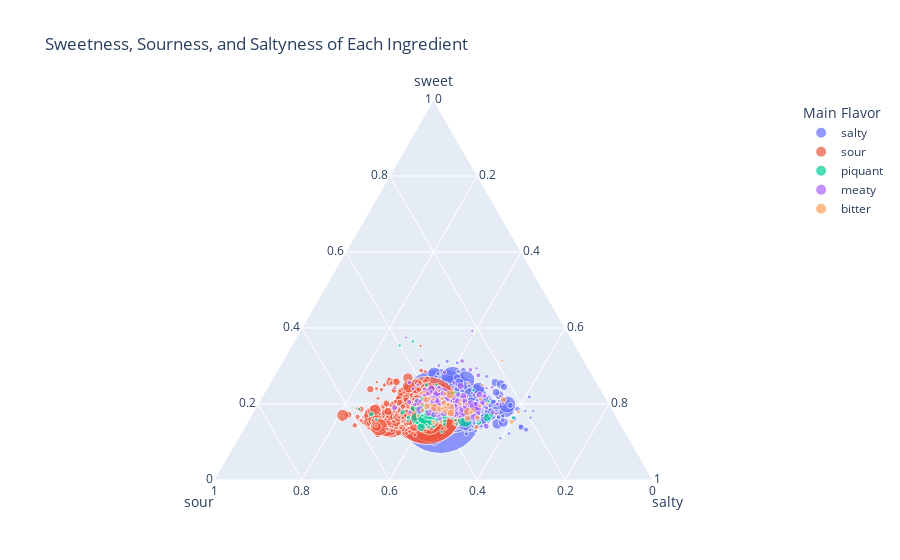

This figure's notebook cell:
### Code cell
fig15 = px.scatter_ternary(ingredient_df, a="sweet", b="sour", c="salty",
    color= 'Main Flavor', size="Frequency", size_max=60, hover_name='Ingredients', title = "Sweetness, Sourness, and Saltyness of Each Ingredient")
fig15.show()

### Figure 1 — Plotly figure (JSON) as saved in the notebook; plotly's stock layout.template omitted (floating-point values rounded to 4 significant figures; data arrays with more than 128 entries replaced by an {"elided": "..."} marker saying what was removed)
{"data": [{"a": {"elided": "507 float values"}, "b": {"elided": "507 float values"}, "c": {"elided": "507 float values"}, "hovertemplate": "<b>%{hovertext}</b><br><br>Main Flavor=salty<br>sweet=%{a}<br>sour=%{b}<br>salty=%{c}<br>Frequency=%{marker.size}<extra></extra>", "hovertext": {"elided": "507 str values"}, "legendgroup": "salty", "marker": {"color": "#636efa", "size": {"elided": "507 int values"}, "sizemode": "area", "sizeref": 1.745, "symbol": "circle"}, "mode": "markers", "name": "salty", "showlegend": true, "subplot": "ternary", "type": "scatterternary"}, {"a": {"elided": "489 float values"}, "b": {"elided": "489 float values"}, "c": {"elided": "489 float values"}, "hovertemplate": "<b>%{hovertext}</b><br><br>Main Flavor=sour<br>sweet=%{a}<br>sour=%{b}<br>salty=%{c}<br>Frequency=%{marker.size}<extra></extra>", "hovertext": {"elided": "489 str values"}, "legendgroup": "sour", "marker": {"color": "#EF553B", "size": {"elided": "489 int values"}, "sizemode": "area", "sizeref": 1.745, "symbol": "circle"}, "mode": "markers", "name": "sour", "showlegend": true, "subplot": "ternary", "type": "scatterternary"}, {"a": [0.2173, 0.2217, 0.1864, 0.1774, 0.22, 0.1944, 0.2619, 0.2113, 0.1693, 0.2115, 0.1667, 0.1667, 0.2348, 0.1548, 0.1955, 0.2287, 0.1667, 0.2111, 0.2278, 0.1993, 0.2222, 0.224, 0.2009, 0.2407, 0.1869, 0.1795, 0.2569, 0.2, 0.2083, 0.1515, 0.2273, 0.2262, 0.2206, 0.1667, 0.1857, 0.1771, 0.1667, 0.2153, 0.2099, 0.2593, 0.1667, 0.197, 0.2244, 0.1667, 0.2593, 0.1833, 0.3833, 0.4697, 0.1889, 0.1923, 0.2068, 0.2556, 0.2187, 0.2396, 0.2285, 0.1806, 0.2083, 0.2105, 0.2292, 0.2, 0.1984, 0.1667, 0.2333, 0.1771, 0.2, 0.1771, 0.3, 0.1786, 0.2639], "b": [0.4803, 0.5566, 0.5268, 0.5394, 0.5429, 0.5972, 0.5397, 0.5043, 0.5608, 0.5705, 0.5119, 0.5139, 0.4508, 0.4881, 0.4936, 0.5482, 0.4333, 0.3889, 0.55, 0.4683, 0.5256, 0.3941, 0.4316, 0.5093, 0.3939, 0.4188, 0.5069, 0.3556, 0.5, 0.5, 0.4318, 0.4226, 0.5098, 0.3485, 0.3619, 0.3854, 0.4556, 0.5, 0.4656, 0.4815, 0.5152, 0.2424, 0.4679, 0.4833, 0.5648, 0.4333, 0.4333, 0.4697, 0.2778, 0.4744, 0.4581, 0.4, 0.4688, 0.5312, 0.4113, 0.375, 0.6389, 0.5439, 0.5208, 0.64, 0.4683, 0.5758, 0.5333, 0.3021, 0.2889, 0.4479, 0.4333, 0.2917, 0.3472], "c": [0.4828, 0.5162, 0.4379, 0.4749, 0.5141, 0.5556, 0.4444, 0.4777, 0.4921, 0.4038, 0.4286, 0.3889, 0.5606, 0.4643, 0.5481, 0.5606, 0.3833, 0.6444, 0.5444, 0.4547, 0.4658, 0.4969, 0.4701, 0.4907, 0.6465, 0.4744, 0.4444, 0.6667, 0.3981, 0.5455, 0.4318, 0.619, 0.4657, 0.3485, 0.3952, 0.3854, 0.5111, 0.5139, 0.5127, 0.6389, 0.2121, 0.3939, 0.4615, 0.3667, 0.537, 0.55, 0.2667, 0.3485, 0.2889, 0.4487, 0.6453, 0.3667, 0.625, 0.5, 0.7527, 0.6111, 0.6389, 0.5702, 0.625, 0.3133, 0.3889, 0.303, 0.6556, 0.4583, 0.7333, 0.5729, 0.6, 0.5655, 0.6667], "hovertemplate": "<b>%{hovertext}</b><br><br>Main Flavor=piquant<br>sweet=%{a}<br>sour=%{b}<br>salty=%{c}<br>Frequency=%{marker.size}<extra></extra>", "hovertext": ["cayenne pepper", "jalapeno chilies", "chorizo sausage", "chorizo", "chili powder", "tequila", "chile powder", "cayenne", "spanish chorizo", "pinto beans", "bomba rice", "cured chorizo", "thai chile", "extra large shrimp", "chili pepper", "hot sauce", "piquillo peppers", "hot Italian sausage", "chile pepper", "red chili peppers", "frozen corn", "worcestershire sauce", "Tabasco Pepper Sauce", "poblano peppers", "salsa verde", "chiles", "serrano peppers", "chipotles in adobo", "serrano chiles", "Mexican oregano", "dried red chile peppers", "diced green chilies", "prepared horseradish", "kidney", "non-fat sour cream", "light sour cream", "old bay seasoning", "horseradish", "corn tortillas", "queso fresco", "lean minced beef", "beef base", "naan", "green cardamom pods", "chipotle chile", "pico de gallo", "mango chutney", "chutney", "low-fat plain yogurt", "rum", "salsa", "tomatillos", "cotija", "serrano chilies", "enchilada sauce", "shredded pepper jack cheese", "roasted cashews", "kaffir lime leaves", "galangal", "curry leaves", "black mustard seeds", "fenugreek seeds", "chunky salsa", "chinese black vinegar", "taco sauce", "Mexican cheese blend", "lemon grass", "szechwan peppercorns", "bird chile"], "legendgroup": "piquant", "marker": {"color": "#00cc96", "size": [474, 318, 118, 93, 497, 12, 21, 194, 63, 26, 14, 12, 44, 14, 52, 121, 10, 15, 30, 184, 39, 584, 39, 18, 33, 39, 24, 15, 36, 11, 22, 28, 34, 11, 35, 16, 15, 24, 131, 18, 11, 11, 26, 20, 18, 10, 10, 11, 15, 13, 187, 15, 16, 16, 62, 12, 12, 19, 16, 25, 21, 11, 15, 16, 15, 16, 10, 28, 12], "sizemode": "area", "sizeref": 1.745, "symbol": "circle"}, "mode": "markers", "name": "piquant", "showlegend": true, "subplot": "ternary", "type": "scatterternary"}, {"a": [0.2028, 0.1667, 0.2197, 0.1667, 0.2147, 0.1917, 0.2161, 0.2, 0.1892, 0.2265, 0.1729, 0.1613, 0.1786, 0.1667, 0.1866, 0.2407, 0.2407, 0.2054, 0.2273, 0.1746, 0.1912, 0.1719, 0.1797, 0.1852, 0.2051, 0.2111, 0.1866, 0.1884, 0.2059, 0.2407, 0.1638, 0.1562, 0.1667, 0.2778, 0.2206, 0.2708, 0.1786, 0.1818, 0.1613, 0.1944, 0.2576, 0.1884, 0.2157, 0.2029, 0.1607, 0.1508, 0.2419, 0.1789, 0.3235, 0.1667, 0.1738, 0.1915, 0.1696, 0.3043, 0.1704, 0.1842, 0.2121, 0.1731, 0.1667, 0.1771, 0.1538, 0.1569, 0.2444, 0.2319, 0.2037, 0.1722, 0.1667, 0.2083, 0.1687, 0.1591, 0.1944, 0.2149, 0.1812, 0.1812, 0.2042, 0.1833, 0.246, 0.1905, 0.1759, 0.1806, 0.1667, 0.1667, 0.2857, 0.3205, 0.1833, 0.1771, 0.1894, 0.2444, 0.175, 0.2083, 0.1736, 0.1863, 0.1795, 0.1528, 0.2165, 0.35, 0.1667, 0.2692, 0.1739, 0.2469, 0.1736, 0.2, 0.1778, 0.2821, 0.2197, 0.1944, 0.3333, 0.2083, 0.2083, 0.2333, 0.1533, 0.141, 0.25], "b": [0.3973, 0.3043, 0.4583, 0.3633, 0.4039, 0.4556, 0.3672, 0.3556, 0.3411, 0.453, 0.391, 0.4194, 0.3048, 0.3549, 0.3166, 0.466, 0.4506, 0.4922, 0.4394, 0.3073, 0.3407, 0.3594, 0.3385, 0.3094, 0.4295, 0.2667, 0.3696, 0.4348, 0.3431, 0.3858, 0.3249, 0.4062, 0.3333, 0.2619, 0.4236, 0.3958, 0.2738, 0.3939, 0.2957, 0.4444, 0.303, 0.3333, 0.3627, 0.4275, 0.2321, 0.2302, 0.3871, 0.2602, 0.4118, 0.3636, 0.3014, 0.4043, 0.369, 0.5507, 0.2749, 0.4123, 0.2273, 0.2692, 0.4048, 0.2083, 0.3397, 0.2451, 0.45, 0.4529, 0.3056, 0.3389, 0.2051, 0.3125, 0.2825, 0.4015, 0.246, 0.4035, 0.2609, 0.3333, 0.3375, 0.35, 0.2302, 0.3571, 0.3704, 0.1944, 0.303, 0.1979, 0.254, 0.359, 0.25, 0.3646, 0.3409, 0.3444, 0.2167, 0.375, 0.2639, 0.3824, 0.2949, 0.2361, 0.4003, 0.35, 0.3509, 0.2692, 0.221, 0.4198, 0.3056, 0.2933, 0.3556, 0.3718, 0.4318, 0.3148, 0.1833, 0.375, 0.4444, 0.4, 0.2867, 0.1795, 0.2167], "c": [0.3947, 0.2754, 0.5739, 0.3817, 0.4185, 0.3917, 0.3464, 0.2778, 0.4449, 0.5043, 0.3947, 0.2688, 0.3619, 0.429, 0.3484, 0.4969, 0.4444, 0.4651, 0.2727, 0.4695, 0.451, 0.4635, 0.4779, 0.3301, 0.4904, 0.4778, 0.4022, 0.471, 0.2549, 0.3765, 0.3475, 0.3125, 0.3824, 0.4683, 0.4185, 0.5833, 0.5595, 0.5, 0.3495, 0.4306, 0.2576, 0.4275, 0.3529, 0.4058, 0.3393, 0.246, 0.4355, 0.3699, 0.5294, 0.6465, 0.3475, 0.3369, 0.4167, 0.7464, 0.4453, 0.3333, 0.4394, 0.5321, 0.4286, 0.2396, 0.2564, 0.3529, 0.5333, 0.4203, 0.5648, 0.5556, 0.3846, 0.3333, 0.372, 0.4318, 0.4286, 0.4254, 0.4638, 0.413, 0.4458, 0.3, 0.373, 0.3929, 0.4167, 0.4444, 0.4697, 0.4583, 0.373, 0.3846, 0.3167, 0.3125, 0.4394, 0.6111, 0.4, 0.375, 0.4306, 0.3529, 0.2436, 0.4861, 0.4313, 0.2333, 0.3772, 0.5641, 0.308, 0.3765, 0.5069, 0.3933, 0.4, 0.6026, 0.4621, 0.3981, 0.3333, 0.425, 0.5972, 0.4333, 0.3933, 0.3846, 0.3833], "hovertemplate": "<b>%{hovertext}</b><br><br>Main Flavor=meaty<br>sweet=%{a}<br>sour=%{b}<br>salty=%{c}<br>Frequency=%{marker.size}<extra></extra>", "hovertext": ["chicken thighs", "dried porcini mushrooms", "pork shoulder", "fresh thyme leaves", "boneless skinless chicken thighs", "chicken pieces", "chicken drumsticks", "chicken parts", "unsalted butter", "chopped fresh chives", "fresh rosemary", "bone-in skin-on chicken thighs", "chicken legs", "lard", "red wine", "salmon fillets", "crushed garlic", "pork loin", "instant couscous", "heavy cream", "chuck roast", "chicken thigh fillets", "cream", "dry red wine", "boneless chicken thighs", "beef short ribs", "peppercorns", "chicken cutlets", "lamb shanks", "seasoning salt", "leg of lamb", "rosemary leaves", "halibut fillets", "rib", "ground cloves", "chicken wings", "white sandwich bread", "baby arugula", "turkey", "roasted garlic", "blanched almonds", "fettucine", "marsala wine", "double cream", "bone in chicken thighs", "cognac", "boneless pork loin roast", "brandy", "pork spareribs", "pork butt", "round steaks", "fresh tarragon", "chuck", "rib eye steaks", "egg yolks", "anchovy fillets", "vegetable shortening", "grated Gruyère cheese", "cutlet", "Burgundy wine", "tarragon", "frozen puff pastry sheets", "skirt steak", "steak", "almond flour", "ice water", "beef tenderloin steaks", "boneless chuck roast", "puff pastry", "rosemary sprigs", "beef tenderloin", "boneless pork shoulder", "heavy whipping cream", "unbleached all-purpose flour", "shortening", "white flour", "boneless beef chuck roast", "poppy seeds", "dried mixed herbs", "port wine", "pastry", "filet mignon", "bourbon whiskey", "apricots", "unbleached flour", "chestnut mushrooms", "sage leaves", "pork belly", "egg noodles, cooked and drained", "sirloin", "veal", "lamb loin chops", "whole cloves", "mace", "ground cardamom", "dates", "lemon rind", "saltines", "rump roast", "pork roast", "ground round", "minced pork", "dried pasta", "spareribs", "pesto", "pork cutlets", "preserves", "dill weed", "pork steaks", "dried minced onion", "veal cutlets", "liver pate", "gingersnap cookies"], "legendgroup": "meaty", "marker": {"color": "#ab63fa", "size": [258, 23, 88, 100, 229, 60, 64, 15, 517, 39, 133, 31, 70, 54, 309, 108, 27, 43, 11, 377, 68, 32, 128, 153, 52, 15, 92, 23, 17, 54, 59, 16, 17, 21, 133, 16, 14, 11, 31, 12, 11, 23, 17, 23, 28, 42, 31, 41, 17, 33, 47, 47, 56, 23, 134, 19, 11, 26, 21, 16, 26, 34, 30, 46, 18, 30, 13, 16, 82, 22, 42, 38, 23, 23, 40, 10, 21, 14, 18, 12, 11, 16, 21, 13, 10, 16, 22, 30, 20, 12, 24, 17, 13, 12, 97, 10, 19, 13, 46, 27, 24, 25, 15, 13, 22, 18, 10, 20, 12, 10, 25, 13, 10], "sizemode": "area", "sizeref": 1.745, "symbol": "circle"}, "mode": "markers", "name": "meaty", "showlegend": true, "subplot": "ternary", "type": "scatterternary"}, {"a": [0.2639, 0.1667, 0.1765, 0.2037, 0.2271, 0.2179, 0.2034, 0.2231, 0.2481, 0.3167, 0.2051, 0.2576, 0.1869, 0.1667, 0.1923, 0.2333, 0.25, 0.1961, 0.2111, 0.1964, 0.1932, 0.1667, 0.2647, 0.2111, 0.303, 0.3167, 0.2381, 0.2556, 0.2424, 0.2143, 0.2315, 0.45, 0.2458, 0.2833, 0.2556, 0.3449, 0.2187, 0.2222, 0.25, 0.2121, 0.3, 0.2598, 0.1667, 0.2564, 0.1736, 0.2], "b": [0.4167, 0.5, 0.3627, 0.4815, 0.453, 0.4487, 0.4294, 0.4128, 0.5194, 0.5667, 0.359, 0.4091, 0.3283, 0.4, 0.406, 0.5333, 0.4333, 0.3333, 0.2556, 0.381, 0.375, 0.4444, 0.4608, 0.4333, 0.5606, 0.3333, 0.6667, 0.3889, 0.3939, 0.5714, 0.4259, 0.2667, 0.5292, 0.45, 0.4778, 0.5347, 0.4062, 0.3, 0.3472, 0.3939, 0.35, 0.2892, 0.4242, 0.5417, 0.2778, 0.55], "c": [0.4444, 0.5667, 0.3529, 0.4259, 0.5347, 0.5256, 0.435, 0.6077, 0.5581, 0.6167, 0.3205, 0.5606, 0.5101, 0.6333, 0.5897, 0.55, 0.4667, 0.451, 0.7111, 0.619, 0.3447, 0.375, 0.5098, 0.4778, 0.6313, 0.6167, 0.6667, 0.6667, 0.5758, 0.619, 0.6481, 0.7167, 0.4917, 0.5167, 0.4556, 0.6528, 0.4792, 0.5222, 0.6528, 0.3939, 0.5333, 0.6814, 0.5303, 0.6571, 0.6806, 0.55], "hovertemplate": "<b>%{hovertext}</b><br><br>Main Flavor=bitter<br>sweet=%{a}<br>sour=%{b}<br>salty=%{c}<br>Frequency=%{marker.size}<extra></extra>", "hovertext": ["butter beans", "cooked shrimp", "tuna", "brown lentils", "cheddar cheese", "white cheddar cheese", "linguine", "pork chops", "boneless pork chops", "pork fillets", "rubbed sage", "cooked turkey", "elbow macaroni", "shredded parmesan cheese", "pork loin chops", "chickpea flour", "anise seed", "2% reduced-fat milk", "English muffins", "sharp cheddar cheese", "red lentils", "coconut", "curry", "hummus", "creamy peanut butter", "ranch dressing", "shrimp paste", "boneless chicken", "unsalted cashews", "fresh spinach leaves", "jack cheese", "baby back ribs", "penne pasta", "penne", "rotini pasta", "reduced sodium soy sauce", "fresh parmesan cheese", "evaporated milk", "dark sesame oil", "ponzu", "red miso", "miso", "gari", "sweet chili sauce", "pecorino romano cheese", "whole wheat spaghetti"], "legendgroup": "bitter", "marker": {"color": "#FFA15A", "size": [12, 10, 17, 18, 149, 13, 59, 65, 43, 10, 13, 11, 33, 25, 39, 10, 10, 17, 15, 28, 44, 12, 17, 15, 33, 10, 14, 15, 11, 14, 18, 10, 40, 20, 15, 72, 16, 15, 12, 11, 10, 34, 11, 52, 24, 10], "sizemode": "area", "sizeref": 1.745, "symbol": "circle"}, "mode": "markers", "name": "bitter", "showlegend": true, "subplot": "ternary", "type": "scatterternary"}], "layout": {"legend": {"itemsizing": "constant", "title": {"text": "Main Flavor"}, "tracegroupgap": 0}, "ternary": {"aaxis": {"title": {"text": "sweet"}}, "baxis": {"title": {"text": "sour"}}, "caxis": {"title": {"text": "salty"}}, "domain": {"x": [0, 1], "y": [0, 1]}}, "title": {"text": "Sweetness, Sourness, and Saltyness of Each Ingredient"}}}
